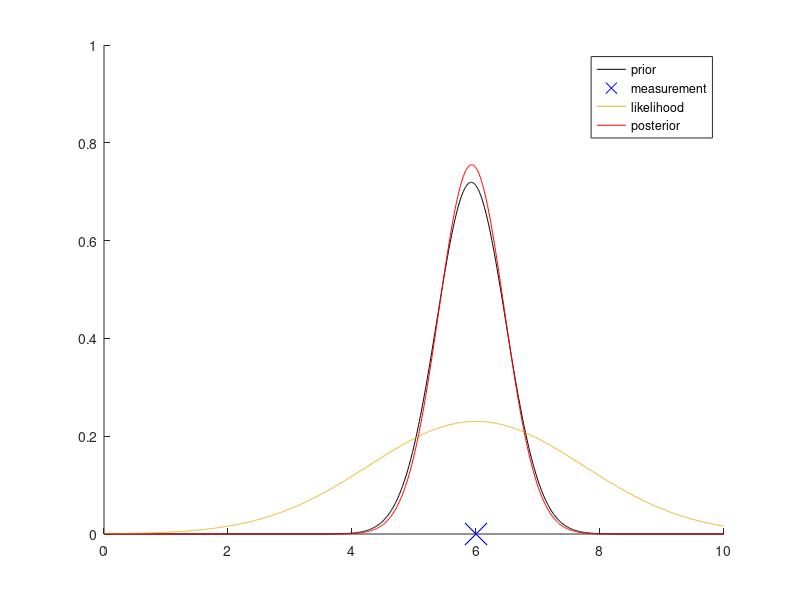

Recreate this plot in MATLAB.
clear all; clc; close all;

% Example of Bayesian Inference on 2 normal distributions

x = linspace(0,10,1000);
% x = ones(1,1000,1);
figure; hold on; axis([0 10 0 1]);

 % Prior distribution - replace distribution to uniformly distruted prior
pm = 5; % Prior mean
ps2 = 4; % Prior variance
% Slide 3, lecture 2
prior = (2*pi*ps2)^(-0.5)*exp(-0.5*(x-pm).^2/ps2); % TASK Change prior so we get one for each data point
plotPrior = plot(x,prior,'k'); % Plot 1: prior distribution
leg = legend('prior');

% Number of recursive iterations
for i = 1:10,
    % Likelihood function 
    lm = 6; % sample mean
    ls2 = 3; % sample variance
    plotSample = plot(lm, 0, 'bx', 'MarkerSize', 16); % Plot 2: sample mean
    leg = legend('prior', 'measurement');
    % TASK 2 - change this to linearly distributed posterior
    like = (2*pi*ls2)^(-0.5)*exp(-0.5*(x-lm).^2/ls2);
    % like = x1; %(2*pi*ls2)^(-0.5)*exp(-0.5*(x-lm).^2/ls2);
    % matlab pointwise 
    plotLike = plot(x,like); % Plot 3: sample distribution
    leg = legend('prior', 'measurement', 'likelihood');
    % posterior
    Ps2 = (1/ps2 + 1/ls2)^(-1); % Formulas not given in lecture notes
    % mean 
    Pm = Ps2*(pm/ps2 + lm/ls2);
    % Lecture 2 page 3
    posterior = (2*pi*Ps2)^(-0.5)*exp(-0.5*(x-Pm).^2/Ps2);
    plotPost = plot(x, posterior, 'r'); % Plot 3: product distribution
    leg = legend('prior', 'measurement', 'likelihood', 'posterior');
    
    if(i < 10),
    
        pause(1);

        delete(get(leg, 'Children'));

        delete(plotPrior);
        delete(plotLike);
        delete(plotPost);
        delete(plotSample);

        prior = posterior; % Plot 3: product distribution 
        pm = Pm;
        ps2 = Ps2;

        plotPrior = plot(x,prior,'k'); % Plot 1: prior distribution
        leg = legend('prior');
    end;
end;
